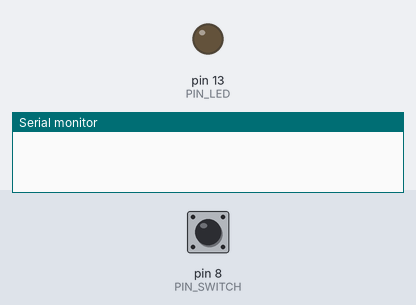
The sketch below on a simulated Arduino Uno, built with avr-gcc and run on an emulated ATmega328P. On the bench: output pins drawn as LEDs (lit = HIGH), the last lines printed to the serial monitor. Inputs (shaded band) come from the test bench; at power-on: pin 8 (PIN_SWITCH) LOW.

Above: at 1.2 s.
1.3 s: pin 8 (PIN_SWITCH) pulled HIGH for 0.15 s
At 4.0 s:
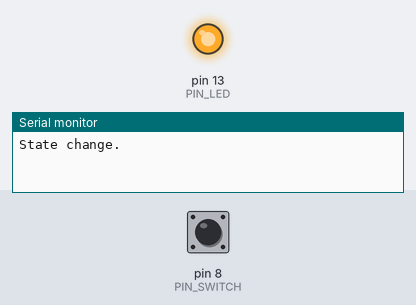
4.4 s: pin 8 (PIN_SWITCH) pulled HIGH for 1 s
At 5.0 s:
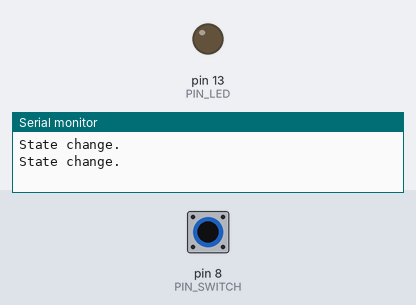
6.9 s: pin 8 (PIN_SWITCH) pulled HIGH for 3.2 s
At 9.4 s:
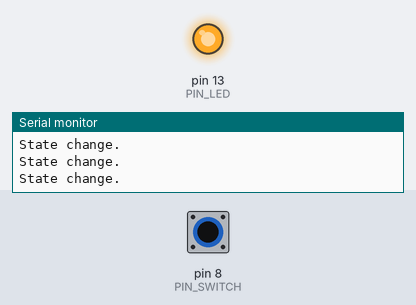
Timing chart, 0 to 17.4 s (numbered marks = the images above; inputs shaded):
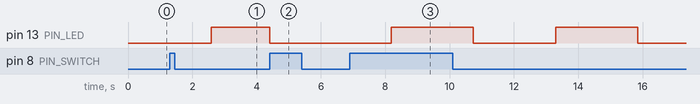

Measured:
- after the input at 1.3 s, pin 13 (PIN_LED): LOW → HIGH after 1.3 s
- after the input at 4.4 s, pin 13 (PIN_LED): HIGH → LOW after 0.01 s instead of 0.74 s
- after the input at 6.9 s, pin 13 (PIN_LED): alternates HIGH for 2.6 s and LOW for 2.6 s, starting after 1.3 s

The sketch:

switch_illuminate_led.ino
```cpp
#define PIN_LED 13
#define PIN_SWITCH 8

#define ON 1

void setup() {
  Serial.begin(115200);
  pinMode(PIN_LED, OUTPUT);
  pinMode(PIN_SWITCH, INPUT);
}

boolean on = false;
int prevState = 0;
int light = 0;
int p = 1;

void loop() {
  int state = digitalRead(PIN_SWITCH);
  if (state == ON && state != prevState) {
    on = !on;
    light = 0;
    p = 1;
    Serial.println("State change.");
  }
  prevState = state;

  if (on == true) {
    light += p;
    if (light == 0 || light == 255) {
      p *= -1;
    }
    delay(10);
  }
  analogWrite(PIN_LED, light);
}
```
